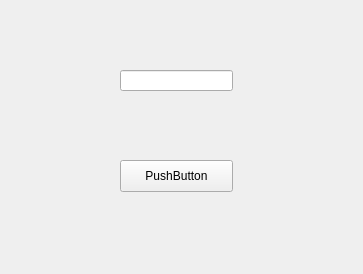
<?xml version="1.0" encoding="UTF-8"?>
<ui version="4.0">
 <class>Widget</class>
 <widget class="QWidget" name="Widget">
  <property name="geometry">
   <rect>
    <x>0</x>
    <y>0</y>
    <width>363</width>
    <height>274</height>
   </rect>
  </property>
  <property name="windowTitle">
   <string>Widget</string>
  </property>
  <widget class="QLineEdit" name="edit">
   <property name="geometry">
    <rect>
     <x>120</x>
     <y>70</y>
     <width>113</width>
     <height>21</height>
    </rect>
   </property>
  </widget>
  <widget class="QPushButton" name="btn_1">
   <property name="geometry">
    <rect>
     <x>120</x>
     <y>160</y>
     <width>113</width>
     <height>32</height>
    </rect>
   </property>
   <property name="text">
    <string>PushButton</string>
   </property>
  </widget>
 </widget>
 <resources/>
 <connections/>
</ui>
